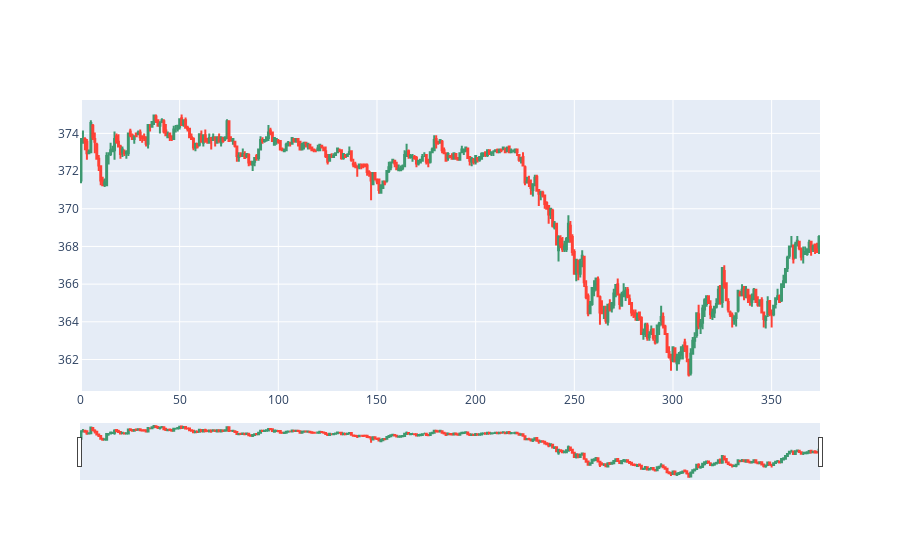

Notebook code for this chart:
### Code cell
graph(SBIN,"SBIN")

### Figure 1 — Plotly figure (JSON) as saved in the notebook; plotly's stock layout.template omitted (floating-point values rounded to 4 significant figures; data arrays with more than 128 entries replaced by an {"elided": "..."} marker saying what was removed)
{"data": [{"close": {"elided": "375 float values"}, "high": {"elided": "375 float values"}, "low": {"elided": "375 float values"}, "open": {"elided": "375 float values"}, "type": "candlestick", "x": {"elided": "375 int values"}}, {"marker": {"color": [], "size": 20, "symbol": []}, "mode": "markers", "name": "markers", "type": "scatter", "x": [], "y": []}], "layout": {}}
